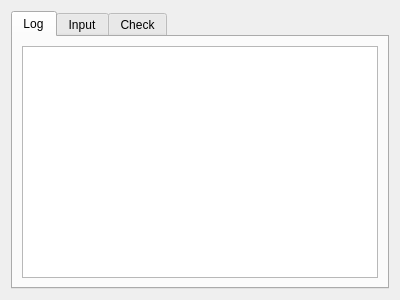
<?xml version="1.0" encoding="UTF-8"?>
<ui version="4.0">
 <class>QxTestUnitView</class>
 <widget class="QWidget" name="QxTestUnitView">
  <property name="geometry">
   <rect>
    <x>0</x>
    <y>0</y>
    <width>400</width>
    <height>300</height>
   </rect>
  </property>
  <property name="windowTitle">
   <string>Form</string>
  </property>
  <layout class="QGridLayout" name="gridLayout_4">
   <item row="0" column="0">
    <widget class="QTabWidget" name="tabWidget">
     <property name="currentIndex">
      <number>0</number>
     </property>
     <widget class="QWidget" name="tab">
      <attribute name="title">
       <string>Log</string>
      </attribute>
      <layout class="QGridLayout" name="gridLayout_3">
       <item row="0" column="0">
        <widget class="QTextBrowser" name="log"/>
       </item>
      </layout>
     </widget>
     <widget class="QWidget" name="tab_2">
      <attribute name="title">
       <string>Input</string>
      </attribute>
      <layout class="QGridLayout" name="gridLayout">
       <item row="0" column="0">
        <widget class="QTreeWidget" name="input">
         <property name="headerHidden">
          <bool>false</bool>
         </property>
         <column>
          <property name="text">
           <string notr="true">ID</string>
          </property>
         </column>
         <column>
          <property name="text">
           <string>Label</string>
          </property>
         </column>
         <column>
          <property name="text">
           <string>Script</string>
          </property>
         </column>
         <column>
          <property name="text">
           <string>Wait Time</string>
          </property>
         </column>
        </widget>
       </item>
      </layout>
     </widget>
     <widget class="QWidget" name="tab_3">
      <attribute name="title">
       <string>Check</string>
      </attribute>
      <layout class="QGridLayout" name="gridLayout_2">
       <item row="0" column="0">
        <widget class="QTreeWidget" name="check">
         <property name="headerHidden">
          <bool>false</bool>
         </property>
         <column>
          <property name="text">
           <string notr="true">ID</string>
          </property>
         </column>
         <column>
          <property name="text">
           <string>Label</string>
          </property>
         </column>
         <column>
          <property name="text">
           <string>Value</string>
          </property>
         </column>
        </widget>
       </item>
      </layout>
     </widget>
    </widget>
   </item>
  </layout>
 </widget>
 <resources/>
 <connections/>
</ui>
